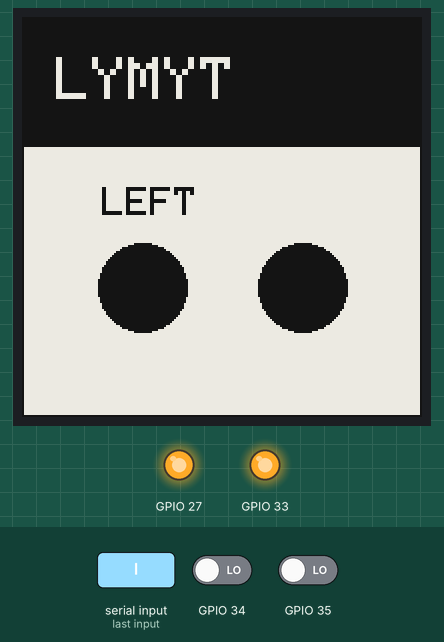
The sketch below on a simulated ESP32. On the bench: 200×200 one-colour display, output pins drawn as LEDs (lit = HIGH). The test bench sets the inputs (shaded band); at power-on: GPIO 34 LOW, GPIO 35 LOW. Pins used as bus, display or sensor lines are not drawn; what the sketch prints to the serial monitor is not drawn.

1.3 s: "l" received over Serial
Above: at 4.4 s.
Timing chart, 0 to 5.9 s (numbered marks = the images above; inputs shaded):
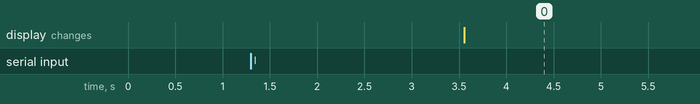

Measured:
- after the input at 1.3 s, the display: changes after 2.3 s (image 0)

The sketch:

PanelCheckWroom.ino
```cpp
// Standalone bench test for classic ESP32-WROOM. Use ESP32 Dev Module.
// No Wi-Fi, quota bridge, sensors or automatic refresh. Send l / r / s at 115200.
// Provisional B/W V2 SSD1681 driver; carrier rev2.1 alone does not identify it.
#include <Arduino.h>
#include <sdkconfig.h>
#if !defined(CONFIG_IDF_TARGET_ESP32)
#error "Select ESP32 Dev Module for a classic ESP32-WROOM board."
#endif
#include <SPI.h>
#include <GxEPD2_BW.h>
#include <driver/gpio.h>

using Panel = GxEPD2_154_D67;
using Display = GxEPD2_BW<Panel, Panel::HEIGHT>;
Display left(Panel(27, 26, 25, 34));
Display right(Panel(33, 32, 14, 35));
volatile uint32_t busyEdges[2] = {0, 0};
volatile uint32_t busyHighEdges[2] = {0, 0};
gpio_num_t busyGpio[2];
bool tested[2] = {false, false};
uint32_t testedAt[2] = {0, 0};

void IRAM_ATTR leftBusyChanged() {
  ++busyEdges[0];
  if (gpio_get_level(busyGpio[0])) ++busyHighEdges[0];
}
void IRAM_ATTR rightBusyChanged() {
  ++busyEdges[1];
  if (gpio_get_level(busyGpio[1])) ++busyHighEdges[1];
}

void reportPins() {
  Serial.printf("BUSY left(34)=%d right(35)=%d\n", digitalRead(34), digitalRead(35));
  Serial.printf("GPIO SCK(18)=%d MOSI(23)=%d; left CS/DC/RST/BUSY=%d/%d/%d/%d; right=%d/%d/%d/%d\n",
    18, 23,
    27, 26,
    25, 34,
    33, 32,
    14, 35);
}

void checkPanel(uint8_t index) {
  if (tested[index] && millis() - testedAt[index] < 180000) {
    Serial.println("Wait 3 minutes before retesting this panel.");
    return;
  }
  // Deselect the other screen for the entire test.
  digitalWrite(index == 0 ? 33 : 27, HIGH);
  Display& display = index == 0 ? left : right;
  busyEdges[index] = 0;
  busyHighEdges[index] = 0;
  Serial.printf("BEGIN %s: 1 MHz SPI, 5 ms reset, single full frame\n", index == 0 ? "LEFT" : "RIGHT");
  uint32_t started = millis();
  // 5 ms reset follows Waveshare's V2 example. BUSY remains an input.
  display.init(115200, true, 5, false);
  display.setRotation(0);
  display.setFullWindow();
  display.firstPage();
  do {
    display.fillScreen(GxEPD_WHITE);
    display.fillRect(0, 0, 200, 65, GxEPD_BLACK);
    display.setTextColor(GxEPD_WHITE);
    display.setTextSize(3);
    display.setCursor(17, 20);
    display.print("LYMYT");
    display.setTextColor(GxEPD_BLACK);
    display.setTextSize(2);
    display.setCursor(40, 85);
    display.print(index == 0 ? "LEFT" : "RIGHT");
    display.fillCircle(60, 135, 22, GxEPD_BLACK);
    display.fillCircle(140, 135, 22, GxEPD_BLACK);
    display.drawRect(0, 0, 200, 200, GxEPD_BLACK);
  } while (display.nextPage());
  uint32_t refreshMs = millis() - started;
  // Do not cut panel power immediately when an absent BUSY wire reads LOW.
  delay(5000);
  display.epd2.powerOff();
  Serial.printf("RESULT %s refresh_ms=%lu busy_edges=%lu high_edges=%lu busy_now=%d\n",
    index == 0 ? "LEFT" : "RIGHT", (unsigned long)refreshMs,
    (unsigned long)busyEdges[index], (unsigned long)busyHighEdges[index],
    digitalRead(index == 0 ? 34 : 35));
  Serial.println("Software completion is not proof of a visible image.");
  tested[index] = true;
  testedAt[index] = millis();
}

void setup() {
  Serial.begin(115200);
  pinMode(27, OUTPUT); digitalWrite(27, HIGH);
  pinMode(33, OUTPUT); digitalWrite(33, HIGH);
  pinMode(34, INPUT); pinMode(35, INPUT);
  busyGpio[0] = (gpio_num_t)34;
  busyGpio[1] = (gpio_num_t)35;
  attachInterrupt(34, leftBusyChanged, CHANGE);
  attachInterrupt(35, rightBusyChanged, CHANGE);
  // Explicit classic ESP32 GPIO numbers; MOSI=23 and SCK=18.
  SPI.begin(18, -1, 23, -1);
  left.epd2.selectSPI(SPI, SPISettings(1000000, MSBFIRST, SPI_MODE0));
  right.epd2.selectSPI(SPI, SPISettings(1000000, MSBFIRST, SPI_MODE0));
  Serial.println("PanelCheckWroom ready: s=pins, l=left, r=right. LED-free.");
}

void loop() {
  if (Serial.available()) {
    char command = Serial.read();
    if (command == 's') { Serial.println("PanelCheck ready: l=left r=right s=pins"); reportPins(); }
    if (command == 'l') checkPanel(0);
    if (command == 'r') checkPanel(1);
  }
  delay(5);
}
```
